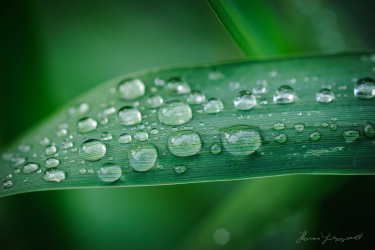
#> input picture dropcol.jpeg, 375 x 250 px, found by its file name
$ python '6-12-23[24].py'
#> lines starting #> are read from the running program, lines starting #| are printed output that depends on the picture
import cv2
import matplotlib.pyplot as plt
img=cv2.imread("D:/7040/dropcol.jpeg",cv2.IMREAD_REDUCED_COLOR_4)
#> img is the input picture: shape (250, 375, 3); mean B, G, R 59.8, 100.7, 43.4
imgRGB=cv2.cvtColor(img,cv2.COLOR_BGR2RGB)
gray=cv2.cvtColor(img,cv2.COLOR_BGR2GRAY)
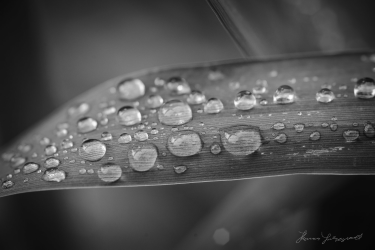
#> gray: shape (250, 375); min 6, max 254, mean 78.9
ksize=(3,3)
k3blur=cv2.blur(gray,ksize)
ksize=(5,5)
k5blur=cv2.blur(gray,ksize)
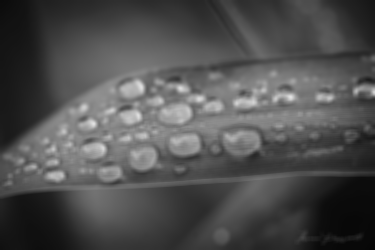
#> k5blur: shape (250, 375); min 6, max 226, mean 78.9
ksize=(15,15)
k15blur=cv2.blur(gray,ksize)
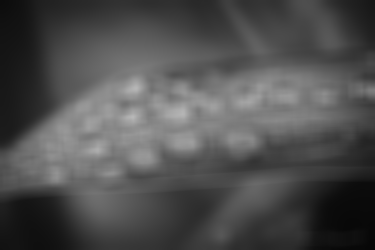
#> k15blur: shape (250, 375); min 7, max 183, mean 78.9
ksize=(25,25)
k25blur=cv2.blur(gray,ksize)
plt.subplot(242),plt.imshow(imgRGB,cmap='gray'),plt.title('Original Image'),plt.axis('off')
plt.subplot(243),plt.imshow(gray,cmap='gray'),plt.title('Grayscale Image'),plt.axis('off')
plt.subplot(245),plt.imshow(k3blur,cmap='gray'),plt.title('Kernel Size 3'),plt.axis('off')
plt.subplot(246),plt.imshow(k5blur,cmap='gray'),plt.title('Kernel Size 5'),plt.axis('off')
plt.subplot(247),plt.imshow(k15blur,cmap='gray'),plt.title('Kernel Size 15'),plt.axis('off')
plt.subplot(248),plt.imshow(k25blur,cmap='gray'),plt.title('Kernel Size 25'),plt.axis('off')
plt.show()
